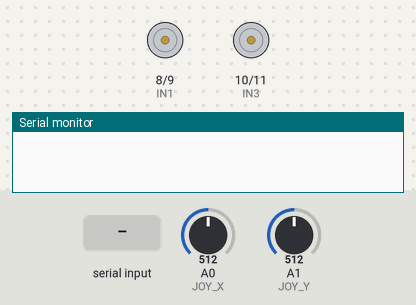
This sketch was run on a simulated Arduino Uno, built with avr-gcc and run on an emulated ATmega328P. Shown: motor-driver pin pairs drawn as motors (green arrow = first pin HIGH = forward, orange = second pin HIGH = backward, longer = more drive, scaled by the enable pin), the last lines printed to the serial monitor. Inputs (shaded band) come from the test bench; at power-on: A0 (JOY_X) = 512, A1 (JOY_Y) = 512.

Above: at 1.2 s.
1.3 s: "F200\n" received over the second serial link
2.8 s: A0 (JOY_X) set to 555
4.3 s: A0 (JOY_X) set to 580
At 5.1 s:
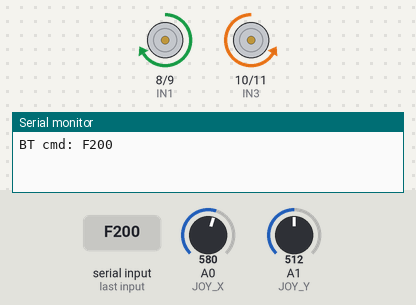
5.8 s: A1 (JOY_Y) set to 716
At 6.5 s:
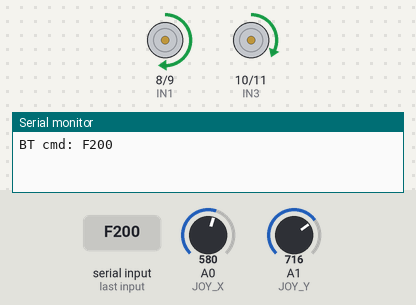
7.3 s: "l\n" received over the second serial link
8.8 s: "R\n" received over the second serial link
Timing chart, 0 to 11.3 s (numbered marks = the images above; inputs shaded):
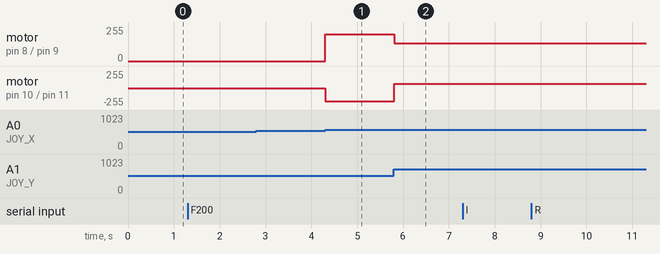

The sketch:

RC_Car.ino
```cpp
/*
  RC_Car.ino
  Simple Arduino sketch for a 2-wheel differential RC car using L298N.
  Supports analog joystick (A0/A1) and optional Bluetooth HC-05/HC-06 serial control.

  Behavior:
  - If Bluetooth serial data is available, commands from Bluetooth take precedence.
  - Otherwise, the joystick controls forward/back and steering.

  Bluetooth commands (ASCII over serial):
  - 'F' or 'f' : forward (followed by optional speed 0-255, e.g., F150)
  - 'B' or 'b' : backward (optional speed)
  - 'L' or 'l' : turn left (optional intensity)
  - 'R' or 'r' : turn right
  - 'S' or 's' : stop
  - Example: "F200" sets both motors forward at PWM 200
*/

#include <Arduino.h>
#include <SoftwareSerial.h>

// Motor pins
const int ENA = 5;  // PWM for left motor (motor A)
const int IN1 = 8;
const int IN2 = 9;

const int ENB = 6;  // PWM for right motor (motor B)
const int IN3 = 10;
const int IN4 = 11;

// Joystick pins
const int JOY_X = A0; // steering
const int JOY_Y = A1; // throttle
const int JOY_BTN = 7; // optional button

// Bluetooth software serial
const int BT_RX_PIN = 2; // Arduino RX <- HC-05 TX
const int BT_TX_PIN = 3; // Arduino TX -> HC-05 RX (use voltage divider)
SoftwareSerial bt(BT_RX_PIN, BT_TX_PIN);

// Control parameters
const int JOY_DEADZONE = 60; // analog center deadzone
const int MAX_PWM = 255;

void setup() {
  // Motor pins
  pinMode(ENA, OUTPUT);
  pinMode(IN1, OUTPUT);
  pinMode(IN2, OUTPUT);

  pinMode(ENB, OUTPUT);
  pinMode(IN3, OUTPUT);
  pinMode(IN4, OUTPUT);

  // Joystick
  pinMode(JOY_BTN, INPUT_PULLUP);

  // Serial for debugging
  Serial.begin(9600);
  bt.begin(9600);

  stopMotors();
}

void loop() {
  // If Bluetooth has data, parse and act on it
  if (bt.available()) {
    String cmd = bt.readStringUntil('\n');
    cmd.trim();
    if (cmd.length() > 0) {
      Serial.print("BT cmd: "); Serial.println(cmd);
      handleBTCommand(cmd);
    }
    return; // prioritize bluetooth commands when present
  }

  // Joystick control (fallback)
  int rawX = analogRead(JOY_X); // 0..1023
  int rawY = analogRead(JOY_Y);

  int x = rawX - 512; // -512..+511
  int y = rawY - 512; // -512..+511

  // deadzone
  if (abs(x) < JOY_DEADZONE) x = 0;
  if (abs(y) < JOY_DEADZONE) y = 0;

  // convert to -255..255
  int forward = map(y, -512, 511, -MAX_PWM, MAX_PWM); // forward positive when pushing joystick up depends on your joystick wiring
  int turn = map(x, -512, 511, -MAX_PWM, MAX_PWM);

  int leftSpeed = constrain(forward + turn, -MAX_PWM, MAX_PWM);
  int rightSpeed = constrain(forward - turn, -MAX_PWM, MAX_PWM);

  setMotorA(leftSpeed);
  setMotorB(rightSpeed);

  delay(20);
}

void handleBTCommand(String cmd) {
  if (cmd.length() == 0) return;
  char c = cmd.charAt(0);
  int value = -1;
  if (cmd.length() > 1) {
    String num = cmd.substring(1);
    num.trim();
    if (num.length() > 0) value = num.toInt();
  }

  switch (c) {
    case 'F': case 'f': {
      int sp = (value >= 0) ? constrain(value, 0, MAX_PWM) : MAX_PWM;
      setMotorA(sp);
      setMotorB(sp);
      break;
    }
    case 'B': case 'b': {
      int sp = (value >= 0) ? constrain(value, 0, MAX_PWM) : MAX_PWM;
      setMotorA(-sp);
      setMotorB(-sp);
      break;
    }
    case 'L': case 'l': {
      int sp = (value >= 0) ? constrain(value, 0, MAX_PWM) : 150;
      // spin left: left backward, right forward
      setMotorA(-sp);
      setMotorB(sp);
      break;
    }
    case 'R': case 'r': {
      int sp = (value >= 0) ? constrain(value, 0, MAX_PWM) : 150;
      // spin right
      setMotorA(sp);
      setMotorB(-sp);
      break;
    }
    case 'S': case 's': {
      stopMotors();
      break;
    }
    default: {
      // unknown: stop
      stopMotors();
      break;
    }
  }
}

// Motor A (left)
void setMotorA(int speed) {
  if (speed == 0) {
    digitalWrite(IN1, LOW);
    digitalWrite(IN2, LOW);
    analogWrite(ENA, 0);
    return;
  }
  if (speed > 0) {
    digitalWrite(IN1, HIGH);
    digitalWrite(IN2, LOW);
    analogWrite(ENA, speed);
  } else {
    digitalWrite(IN1, LOW);
    digitalWrite(IN2, HIGH);
    analogWrite(ENA, -speed);
  }
}

// Motor B (right)
void setMotorB(int speed) {
  if (speed == 0) {
    digitalWrite(IN3, LOW);
    digitalWrite(IN4, LOW);
    analogWrite(ENB, 0);
    return;
  }
  if (speed > 0) {
    digitalWrite(IN3, HIGH);
    digitalWrite(IN4, LOW);
    analogWrite(ENB, speed);
  } else {
    digitalWrite(IN3, LOW);
    digitalWrite(IN4, HIGH);
    analogWrite(ENB, -speed);
  }
}

void stopMotors() {
  setMotorA(0);
  setMotorB(0);
}
```

Measured:
- the behaviour switches between 571 and 572 on A0 (JOY_X) (found by bisection; images 0 and 1)
- after the input at 2.8 s, every drawn part: stays the same
- after the input at 4.3 s, motor on pin 8 (IN1) / pin 9 (IN2): stopped → forward 200/255 at once; motor on pin 10 (IN3) / pin 11 (IN4): stopped → backward 200/255 at once
- after the input at 5.8 s, motor on pin 8 (IN1) / pin 9 (IN2): forward 200/255 → forward 135/255 at once; motor on pin 10 (IN3) / pin 11 (IN4): backward 200/255 → forward 67/255 at once
